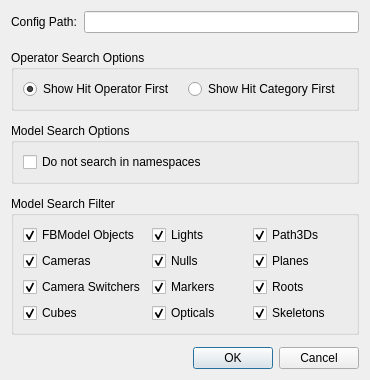
<?xml version="1.0" encoding="UTF-8"?>
<ui version="4.0">
 <class>PreferencesDialog</class>
 <widget class="QDialog" name="PreferencesDialog">
  <property name="geometry">
   <rect>
    <x>0</x>
    <y>0</y>
    <width>370</width>
    <height>380</height>
   </rect>
  </property>
  <property name="windowTitle">
   <string>Relation Constraint Dialog Settings</string>
  </property>
  <property name="modal">
   <bool>true</bool>
  </property>
  <layout class="QVBoxLayout" name="verticalLayout">
   <property name="spacing">
    <number>12</number>
   </property>
   <item>
    <layout class="QHBoxLayout" name="layoutConfigFilePath">
     <property name="spacing">
      <number>3</number>
     </property>
     <item>
      <widget class="QLabel" name="labelConfig">
       <property name="sizePolicy">
        <sizepolicy hsizetype="Fixed" vsizetype="Preferred">
         <horstretch>0</horstretch>
         <verstretch>0</verstretch>
        </sizepolicy>
       </property>
       <property name="text">
        <string>Config Path: </string>
       </property>
      </widget>
     </item>
     <item>
      <widget class="ConfigPathLineEdit" name="lineEditConfigFilePath">
       <property name="sizePolicy">
        <sizepolicy hsizetype="Expanding" vsizetype="Fixed">
         <horstretch>0</horstretch>
         <verstretch>0</verstretch>
        </sizepolicy>
       </property>
       <property name="focusPolicy">
        <enum>Qt::FocusPolicy::NoFocus</enum>
       </property>
       <property name="contextMenuPolicy">
        <enum>Qt::ContextMenuPolicy::CustomContextMenu</enum>
       </property>
       <property name="readOnly">
        <bool>true</bool>
       </property>
      </widget>
     </item>
    </layout>
   </item>
   <item>
    <spacer name="verticalSpacer">
     <property name="orientation">
      <enum>Qt::Orientation::Vertical</enum>
     </property>
     <property name="sizeType">
      <enum>QSizePolicy::Policy::Fixed</enum>
     </property>
     <property name="sizeHint" stdset="0">
      <size>
       <width>20</width>
       <height>5</height>
      </size>
     </property>
    </spacer>
   </item>
   <item>
    <widget class="QGroupBox" name="groupBoxOperatorSearchOptions">
     <property name="title">
      <string>Operator Search Options</string>
     </property>
     <property name="flat">
      <bool>true</bool>
     </property>
     <layout class="QHBoxLayout" name="horizontalLayout">
      <item>
       <widget class="QRadioButton" name="radioButtonOperator">
        <property name="text">
         <string>Show Hit Operator First</string>
        </property>
        <property name="checked">
         <bool>true</bool>
        </property>
       </widget>
      </item>
      <item>
       <widget class="QRadioButton" name="radioButtonCategory">
        <property name="text">
         <string>Show Hit Category First</string>
        </property>
        <property name="checked">
         <bool>false</bool>
        </property>
       </widget>
      </item>
     </layout>
    </widget>
   </item>
   <item>
    <widget class="QGroupBox" name="groupBoxModelSearchOptions">
     <property name="title">
      <string>Model Search Options</string>
     </property>
     <property name="flat">
      <bool>true</bool>
     </property>
     <layout class="QVBoxLayout" name="verticalLayout_2">
      <item>
       <widget class="QCheckBox" name="checkBoxNotSearchInNamespaces">
        <property name="text">
         <string>Do not search in namespaces</string>
        </property>
       </widget>
      </item>
     </layout>
    </widget>
   </item>
   <item>
    <widget class="QGroupBox" name="groupBoxModelSearchffilter">
     <property name="title">
      <string>Model Search Filter</string>
     </property>
     <property name="flat">
      <bool>true</bool>
     </property>
     <layout class="QGridLayout" name="gridLayout_3">
      <item row="1" column="0">
       <widget class="QCheckBox" name="checkBoxFBModelObjetcs">
        <property name="text">
         <string>FBModel Objects</string>
        </property>
        <property name="checked">
         <bool>true</bool>
        </property>
       </widget>
      </item>
      <item row="3" column="0">
       <widget class="QCheckBox" name="checkBoxCameraSwitchers">
        <property name="text">
         <string>Camera Switchers</string>
        </property>
        <property name="checked">
         <bool>true</bool>
        </property>
       </widget>
      </item>
      <item row="2" column="0">
       <widget class="QCheckBox" name="checkBoxCameras">
        <property name="text">
         <string>Cameras</string>
        </property>
        <property name="checked">
         <bool>true</bool>
        </property>
       </widget>
      </item>
      <item row="4" column="0">
       <widget class="QCheckBox" name="checkBoxCubes">
        <property name="text">
         <string>Cubes</string>
        </property>
        <property name="checked">
         <bool>true</bool>
        </property>
       </widget>
      </item>
      <item row="2" column="1">
       <widget class="QCheckBox" name="checkBoxNulls">
        <property name="text">
         <string>Nulls</string>
        </property>
        <property name="checked">
         <bool>true</bool>
        </property>
       </widget>
      </item>
      <item row="3" column="1">
       <widget class="QCheckBox" name="checkBoxMarkers">
        <property name="text">
         <string>Markers</string>
        </property>
        <property name="checked">
         <bool>true</bool>
        </property>
       </widget>
      </item>
      <item row="1" column="1">
       <widget class="QCheckBox" name="checkBoxLights">
        <property name="text">
         <string>Lights</string>
        </property>
        <property name="checked">
         <bool>true</bool>
        </property>
       </widget>
      </item>
      <item row="4" column="1">
       <widget class="QCheckBox" name="checkBoxOpticals">
        <property name="text">
         <string>Opticals</string>
        </property>
        <property name="checked">
         <bool>true</bool>
        </property>
       </widget>
      </item>
      <item row="1" column="2">
       <widget class="QCheckBox" name="checkBoxPath3Ds">
        <property name="text">
         <string>Path3Ds</string>
        </property>
        <property name="checked">
         <bool>true</bool>
        </property>
       </widget>
      </item>
      <item row="2" column="2">
       <widget class="QCheckBox" name="checkBoxPlanes">
        <property name="text">
         <string>Planes</string>
        </property>
        <property name="checked">
         <bool>true</bool>
        </property>
       </widget>
      </item>
      <item row="4" column="2">
       <widget class="QCheckBox" name="checkBoxSkeletons">
        <property name="text">
         <string>Skeletons</string>
        </property>
        <property name="checked">
         <bool>true</bool>
        </property>
       </widget>
      </item>
      <item row="3" column="2">
       <widget class="QCheckBox" name="checkBoxRoots">
        <property name="text">
         <string>Roots</string>
        </property>
        <property name="checked">
         <bool>true</bool>
        </property>
       </widget>
      </item>
     </layout>
    </widget>
   </item>
   <item>
    <widget class="QDialogButtonBox" name="buttonBox">
     <property name="orientation">
      <enum>Qt::Orientation::Horizontal</enum>
     </property>
     <property name="standardButtons">
      <set>QDialogButtonBox::StandardButton::Cancel|QDialogButtonBox::StandardButton::Ok</set>
     </property>
     <property name="centerButtons">
      <bool>false</bool>
     </property>
    </widget>
   </item>
  </layout>
 </widget>
 <customwidgets>
  <customwidget>
   <class>ConfigPathLineEdit</class>
   <extends>QLineEdit</extends>
   <header>ConfigPathLineEdit.h</header>
  </customwidget>
 </customwidgets>
 <resources/>
 <connections>
  <connection>
   <sender>buttonBox</sender>
   <signal>accepted()</signal>
   <receiver>PreferencesDialog</receiver>
   <slot>accept()</slot>
   <hints>
    <hint type="sourcelabel">
     <x>248</x>
     <y>254</y>
    </hint>
    <hint type="destinationlabel">
     <x>157</x>
     <y>274</y>
    </hint>
   </hints>
  </connection>
  <connection>
   <sender>buttonBox</sender>
   <signal>rejected()</signal>
   <receiver>PreferencesDialog</receiver>
   <slot>reject()</slot>
   <hints>
    <hint type="sourcelabel">
     <x>316</x>
     <y>260</y>
    </hint>
    <hint type="destinationlabel">
     <x>286</x>
     <y>274</y>
    </hint>
   </hints>
  </connection>
 </connections>
</ui>
